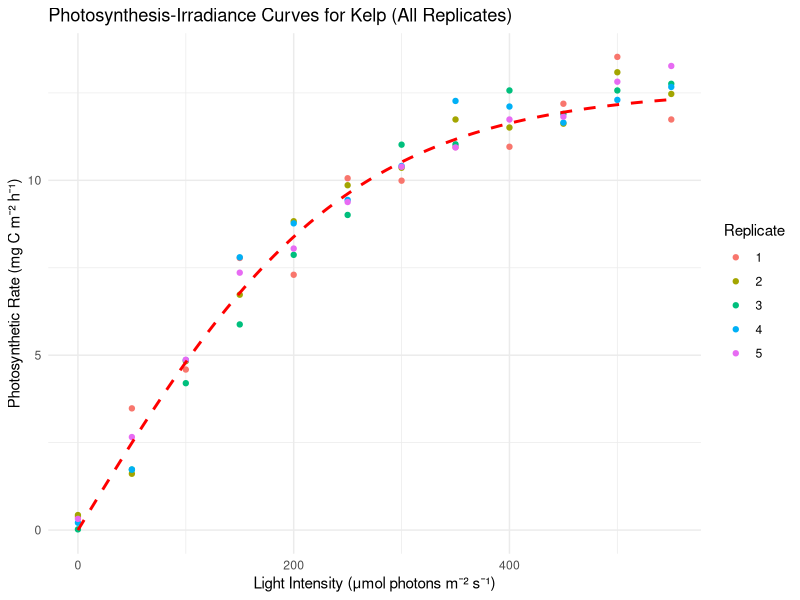
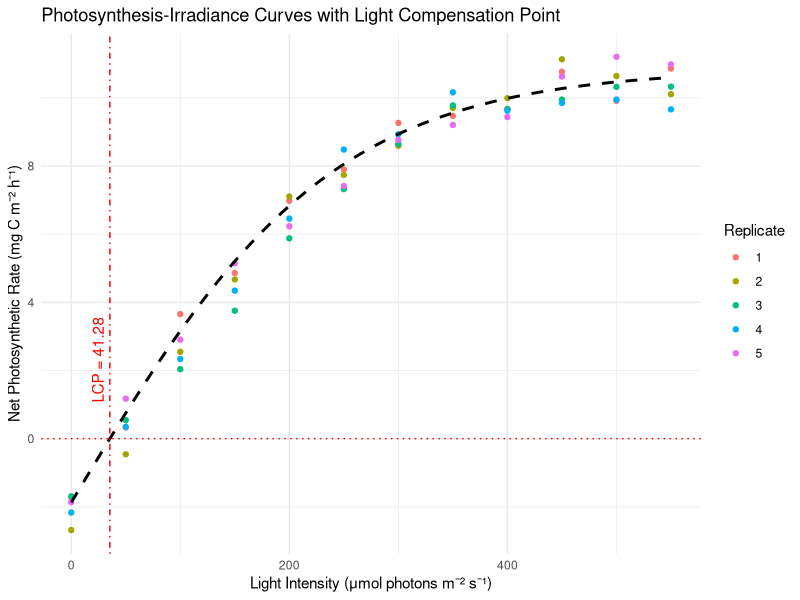

Generate these figures, in order, with R:
## ---- chunk 1
#| echo: false
#| messages: false
#| warning: false

# Load necessary libraries
library(minpack.lm) # For non-linear least squares fitting
library(ggplot2) # For plotting
library(knitr)

# Set seed for reproducibility
set.seed(666)

# Define parameters based on typical kelp conditions
Pmax_true <- 13 # True maximum photosynthetic rate (e.g., mg C m^-2 h^-1)
alpha_true <- 0.05 # True initial slope (photosynthetic efficiency)

# Light intensities typically encountered by kelp (μmol photons m^-2 s^-1)
light_intensities <- seq(0, 550, by = 50)

# Number of replicates
n_replicates <- 5

# Generate data for each replicate
data_list <- lapply(1:n_replicates, function(rep) {
  # Simulate true photosynthetic rates using the hyperbolic tangent model
  P_true <- Pmax_true * tanh(alpha_true * light_intensities / Pmax_true)
  
  # Add random noise to simulate experimental variability
  noise <- rnorm(length(P_true), mean=0, sd=0.5)  # Adjust sd for noise level
  P_observed <- round(P_true + noise, 2)
  
  # Create a data frame for the replicate
  data.frame(
    Replicate = rep,
    Light = light_intensities,
    Photosynthesis = P_observed
  )
})

# Combine all replicates into one data frame
data_all <- do.call(rbind, data_list)

# View 9 randomly selected rows from the data
random_rows <- data_all[sample(nrow(data_all), 9), ]

kable(random_rows, format = "markdown", digits = 2,
      col.names = c("Replicate", "Light (μmol photons m⁻² s⁻¹)", "Photosynthesis (mg C m⁻² h⁻¹)"))
## ---- chunk 2
#| echo: false
#| messages: false
#| warning: false

# Fit the hyperbolic tangent model to each replicate
fit_results <- lapply(1:n_replicates, function(rep) {
  # Subset data for the replicate
  data_rep <- subset(data_all, Replicate == rep)
  
  # Define the model function
  model_formula <- Photosynthesis ~ Pmax * tanh(alpha * Light / Pmax)
  
  # Provide initial parameter estimates
  start_params <- list(Pmax = 10, alpha = 0.03)
  
  # Fit the model using non-linear least squares
  fit <- nlsLM(
    formula = model_formula,
    data = data_rep,
    start = start_params,
    control = nls.lm.control(maxiter = 1000)
  )
  
  # Return the fit object
  return(fit)
})
## ---- chunk 3
#| echo: false
#| messages: false
#| warning: false
#| results: hide

# Summarise fit results for each replicate
for (i in 1:n_replicates) {
  cat("\n--- Replicate", i, "Fit Summary ---\n")
  print(summary(fit_results[[i]]))
}
## ---- chunk 4
#| echo: false
#| messages: false
#| warning: false
#| label: fig-jassby_platt
#| fig.cap: "Nonlinear regression Jassby and Platt (1976) model fitted to simulated P-I data for a hypothetical kelp."

# Plot the data and fitted curves for all replicates
ggplot(data_all, aes(x = Light, y = Photosynthesis,
                     color = factor(Replicate))) +
  geom_point() +
  stat_function(
    fun = function(x) {
      coef(fit_results[[1]])['Pmax'] *
        tanh(coef(fit_results[[1]])['alpha'] *
               x / coef(fit_results[[1]])['Pmax'])
    },
    color = "red", size = 1, linetype = "dashed"
  ) +
  labs(
    title = "Photosynthesis-Irradiance Curves for Kelp (All Replicates)",
    x = "Light Intensity (μmol photons m⁻² s⁻¹)",
    y = "Photosynthetic Rate (mg C m⁻² h⁻¹)",
    color = "Replicate"
  ) +
  theme_minimal()
## ---- chunk 5
#| echo: false
#| messages: false
#| warning: false

# Set seed for reproducibility
set.seed(13)

# Define parameters based on typical kelp conditions
Pmax_true <- 13      # True maximum photosynthetic rate (e.g., mg C m^-2 h^-1)
alpha_true <- 0.05   # True initial slope (photosynthetic efficiency)
R_true <- 2          # True respiration rate (mg C m^-2 h^-1)

# Light intensities including finer increments around expected LCP
light_intensities <- seq(0, 550, by = 50)

# Number of replicates
n_replicates <- 5

# Generate data for each replicate
data_list <- lapply(1:n_replicates, function(rep) {
  # Simulate true net photosynthetic rates using the modified hyperbolic tangent model
  P_true <- Pmax_true * tanh(alpha_true * light_intensities / Pmax_true) - R_true
  
  # Add random noise to simulate experimental variability
  noise <- rnorm(length(P_true), mean = 0, sd = 0.5)  # Adjust sd for noise level
  P_observed <- P_true + noise
  
  # Create a data frame for the replicate
  data.frame(
    Replicate = rep,
    Light = light_intensities,
    Photosynthesis = P_observed
  )
})

# Combine all replicates into one data frame
data_all <- do.call(rbind, data_list)

# View 9 randomly selected rows from the data
random_rows <- data_all[sample(nrow(data_all), 9), ]

# Display the random rows in a nicely formatted table using kable
kable(random_rows, format = "markdown", digits = 2,
      col.names = c("Replicate", "Light (μmol photons m⁻² s⁻¹)", "Photosynthesis (mg C m⁻² h⁻¹)"))
## ---- chunk 6
#| echo: false
#| messages: false
#| warning: false

# Fit the modified hyperbolic tangent model to each replicate and estimate LCP
fit_results2 <- lapply(1:n_replicates, function(rep) {
  # Subset data for the replicate
  data_rep <- subset(data_all, Replicate == rep)
  
  # Define the modified model function including respiration
  model_formula <- Photosynthesis ~ Pmax * tanh(alpha * Light / Pmax) - R
  
  # Provide initial parameter estimates
  start_params <- list(Pmax = 10, alpha = 0.03, R = 1)
  
  # Fit the model using non-linear least squares
  fit <- nlsLM(
    formula = model_formula,
    data = data_rep,
    start = start_params,
    lower = c(0, 0, 0),  # Parameters should be non-negative
    control = nls.lm.control(maxiter = 1000)
  )
  
  # Estimate the Light Compensation Point (LCP)
  # Solve for I when Photosynthesis = 0
  coef_fit <- coef(fit)
  Pmax_fit <- coef_fit['Pmax']
  alpha_fit <- coef_fit['alpha']
  R_fit <- coef_fit['R']
  
  # Define the function to find the root (Photosynthesis = 0)
  lcp_function <- function(I) Pmax_fit * tanh(alpha_fit * I / Pmax_fit) - R_fit
  
  # Use uniroot to find the LCP
  LCP <- uniroot(lcp_function, interval = c(0, 200))$root
  
  # Add LCP to the fit object
  fit$LCP <- LCP
  
  # Return the fit object
  return(fit)
})
## ---- chunk 7
#| echo: false
#| messages: false
#| warning: false
#| results: hide

# Summarise fit results for each replicate
for (i in 1:n_replicates) {
  cat("\n--- Replicate", i, "Fit Summary ---\n")
  fit <- fit_results2[[i]]
  print(summary(fit))
  cat(sprintf("Estimated Light Compensation Point (LCP): %.2f μmol photons m⁻² s⁻¹\n", fit$LCP))
}
## ---- chunk 8
#| echo: false
#| messages: false
#| warning: false
#| label: fig-jassby_platt2
#| fig.cap: "Nonlinear regression Jassby and Platt (1976) model fitted to simulated P-I data for a hypothetical kelp. This model includes the effect of the light compensation point."

# Plot the data, fitted curves, and LCP for all replicates
ggplot(data_all, aes(x = Light, y = Photosynthesis, color = factor(Replicate))) +
  geom_point() +
  stat_function(
    fun = function(x) {
      Pmax <- coef(fit_results2[[1]])['Pmax']
      alpha <- coef(fit_results2[[1]])['alpha']
      R <- coef(fit_results2[[1]])['R']
      Pmax * tanh(alpha * x / Pmax) - R
    },
    color = "black", size = 1, linetype = "dashed"
  ) +
  geom_vline(
    xintercept = fit_results2[[1]]$LCP,
    color = "red", linetype = "dotdash",
    show.legend = TRUE
  ) +
  geom_hline(yintercept = 0,
             color = "red", linetype = "dotted") +
  labs(
    title = "Photosynthesis-Irradiance Curves with Light Compensation Point",
    x = "Light Intensity (μmol photons m⁻² s⁻¹)",
    y = "Net Photosynthetic Rate (mg C m⁻² h⁻¹)",
    color = "Replicate"
  ) +
  annotate("text", x = fit_results2[[1]]$LCP, y = min(data_all$Photosynthesis) + 5,
           label = paste0("LCP = ", round(mean(sapply(fit_results2, function(fit) fit$LCP)), 2)),
           angle = 90, vjust = -0.5, color = "red") +
  theme_minimal()
